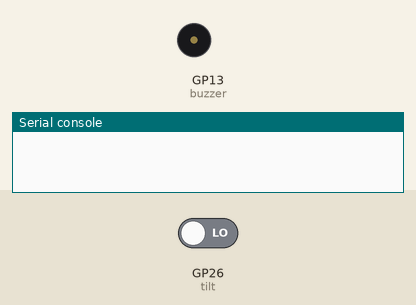
Recording of a program running on a simulated Raspberry Pi Pico running MicroPython. On the bench: buzzer (waves = sounding), the last lines printed to the serial console. The test bench sets the inputs (shaded band); at power-on: GP26 (tilt) LOW.

Above: at 1.2 s.
1.3 s: GP26 (tilt) driven HIGH
At 1.51 s:
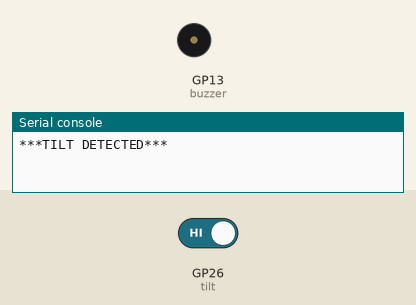
4.3 s: GP26 (tilt) driven LOW
At 4.9 s:
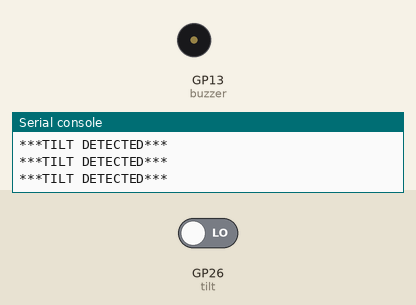
Timing chart, 0 to 7.3 s (numbered marks = the images above; inputs shaded):
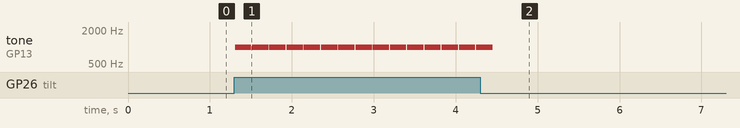

Measured:
- after the input at 1.3 s, tone on GP13 (buzzer): alternates 1000 Hz for 0.20 s and silent for 0.01 s, starting at once
- after the input at 4.3 s, tone on GP13 (buzzer): goes on until 4.5 s, then stays silent

The program:

Tilt02.py
```python
# Write your code here :-)

# Imports
from machine import Pin, PWM
import time

# Set up tilt sensor pin
tilt = Pin(26, Pin.IN, Pin.PULL_DOWN)

# Set up the Buzzer pin as PWM
buzzer = PWM(Pin(13)) # Set the buzzer to PWM mode

# Set PWM frequency to 1000
buzzer.freq(1000)

while True: # Run forever

    time.sleep(0.01) # Short delay

    if tilt.value() == 1: # If sensor is HIGH

        print("***TILT DETECTED***") # Print a string

        buzzer.duty_u16(10000) # Set duty (volume up)

        time.sleep(0.2) # Short delay

        buzzer.duty_u16(0) # Duty to zero (volume off)
```
